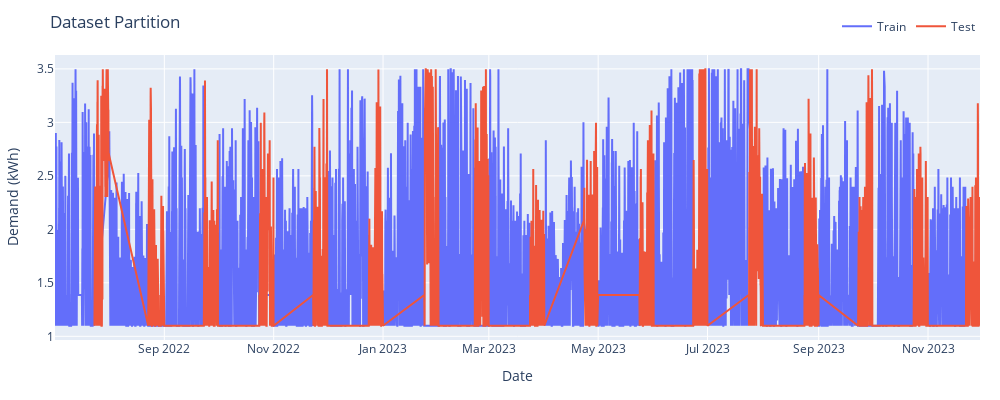

The cell this chart's notebook holds for it:
### Code cell
fig = go.Figure()
train2 = train.copy(deep=True)
test2 = test.copy(deep=True)
min_date = train2.index.min()
max_date = train2.index.max()


fig.add_trace(go.Scatter(x=train2.index, y=train2.Demanda_kWh, mode="lines", name="Train"))
fig.add_trace(go.Scatter(x=test2.index, y=test2.Demanda_kWh, mode="lines", name="Test"))
fig.update_layout(
    title = "Dataset Partition",
    xaxis_title = "Date",
    yaxis_title ="Demand (kWh)",
    width = 1000,
    height = 400,
    margin = dict(l=30, r=20, t=35, b=60),
    legend = dict(
        orientation = "h",
        yanchor = "bottom",
        y = 1.05,
        xanchor = "right",
        x=1
    )
)
fig.show()

### Figure 1 — Plotly figure (JSON) as saved in the notebook; plotly's stock layout.template omitted (floating-point values rounded to 4 significant figures; data arrays with more than 128 entries replaced by an {"elided": "..."} marker saying what was removed)
{"data": [{"mode": "lines", "name": "Train", "type": "scatter", "x": {"elided": "8782 str values"}, "y": {"elided": "8782 float values"}}, {"mode": "lines", "name": "Test", "type": "scatter", "x": {"elided": "3264 str values"}, "y": {"elided": "3264 float values"}}], "layout": {"height": 400, "legend": {"orientation": "h", "x": 1, "xanchor": "right", "y": 1.05, "yanchor": "bottom"}, "margin": {"b": 60, "l": 30, "r": 20, "t": 35}, "title": {"text": "Dataset Partition"}, "width": 1000, "xaxis": {"title": {"text": "Date"}}, "yaxis": {"title": {"text": "Demand (kWh)"}}}}
